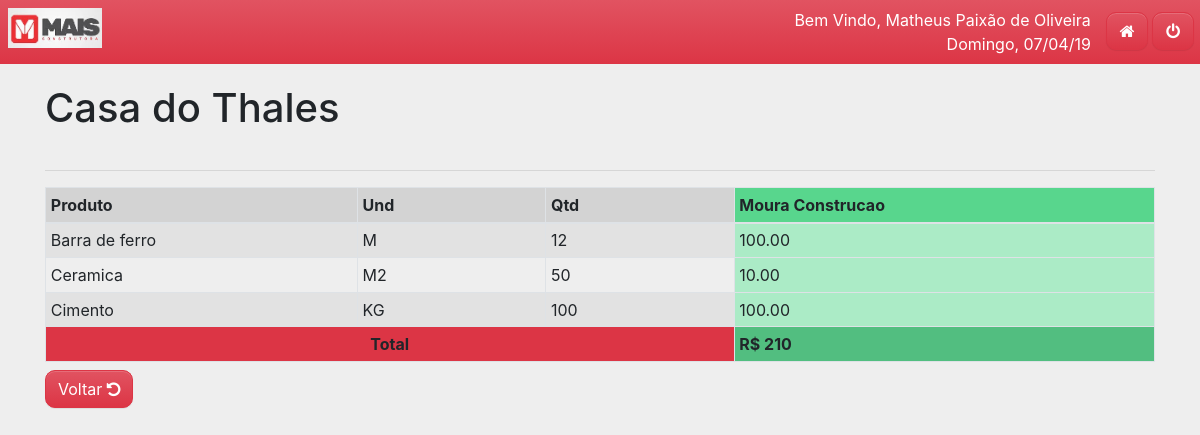
Screenshot of /orcamento/aprovado/1 (signed in) with the database file from the repository.
### tables this page shows
CREATE TABLE `orcamento` (
  `id` int(11) NOT NULL AUTO_INCREMENT,
  `nome` varchar(30) NOT NULL,
  `aberto` tinyint(1) NOT NULL,
  `vigencia_inicio` datetime NOT NULL,
  `vigencia_fim` datetime NOT NULL,
  `id_usr_cad` int(11) NOT NULL,
  `id_usr_alter` int(11) DEFAULT NULL,
  `criado_em` timestamp NOT NULL DEFAULT CURRENT_TIMESTAMP,
  `ultima_alter` timestamp NOT NULL DEFAULT CURRENT_TIMESTAMP,
  PRIMARY KEY (`id`),
  KEY `id_usr_cad` (`id_usr_cad`),
  KEY `id_usr_alter` (`id_usr_alter`),
  CONSTRAINT `orcamento_ibfk_1` FOREIGN KEY (`id_usr_cad`) REFERENCES `usuario` (`id`),
  CONSTRAINT `orcamento_ibfk_2` FOREIGN KEY (`id_usr_alter`) REFERENCES `usuario` (`id`)
);

CREATE TABLE `ordensdeproposta` (
  `id` int(11) NOT NULL AUTO_INCREMENT,
  `id_prop_orc` int(11) NOT NULL,
  `id_ord_orc` int(11) NOT NULL,
  `valor` double(10,2) NOT NULL,
  `aceita` tinyint(1) NOT NULL DEFAULT '0',
  PRIMARY KEY (`id`),
  KEY `id_prop_orc` (`id_prop_orc`),
  KEY `id_ord_orc` (`id_ord_orc`),
  CONSTRAINT `ordensDeProposta_ibfk_1` FOREIGN KEY (`id_prop_orc`) REFERENCES `propostadeorcamento` (`id`),
  CONSTRAINT `ordensDeProposta_ibfk_2` FOREIGN KEY (`id_ord_orc`) REFERENCES `ordensdeorcamento` (`id`)
);

CREATE TABLE `usuario` (
  `id` int(11) NOT NULL AUTO_INCREMENT,
  `login` varchar(50) NOT NULL,
  `senha` varchar(50) NOT NULL,
  `nome` varchar(50) NOT NULL,
  `email` varchar(50) NOT NULL,
  `telefone` varchar(20) NOT NULL,
  `id_tipo_usuario` int(11) NOT NULL,
  `num_documento` varchar(20) NOT NULL,
  `tipo_documento` varchar(20) NOT NULL,
  `endereco` varchar(50) DEFAULT NULL,
  `numero` int(11) DEFAULT NULL,
  `cidade` varchar(30) DEFAULT NULL,
  `UF` varchar(3) DEFAULT NULL,
  `cep` varchar(10) DEFAULT NULL,
  `criado_em` datetime DEFAULT CURRENT_TIMESTAMP,
  `ultimo_acesso` datetime DEFAULT NULL,
  PRIMARY KEY (`id`),
  UNIQUE KEY `UK_login` (`login`),
  KEY `id_tipo_usuario` (`id_tipo_usuario`),
  CONSTRAINT `usuario_ibfk_1` FOREIGN KEY (`id_tipo_usuario`) REFERENCES `tipousuario` (`id`)
);

CREATE TABLE `produto` (
  `id` int(11) NOT NULL AUTO_INCREMENT,
  `nome` varchar(30) NOT NULL,
  `descricao` varchar(200) DEFAULT NULL,
  `ativo` tinyint(1) DEFAULT '1',
  `id_und_medida` int(11) NOT NULL,
  `id_usr_cad` int(11) NOT NULL,
  `id_usr_alter` int(11) DEFAULT NULL,
  `criado_em` timestamp NOT NULL DEFAULT CURRENT_TIMESTAMP,
  `ultima_alter` timestamp NOT NULL DEFAULT CURRENT_TIMESTAMP,
  PRIMARY KEY (`id`),
  KEY `id_und_medida` (`id_und_medida`),
  KEY `id_usr_cad` (`id_usr_cad`),
  KEY `id_usr_alter` (`id_usr_alter`),
  CONSTRAINT `produto_ibfk_1` FOREIGN KEY (`id_und_medida`) REFERENCES `undmedida` (`id`),
  CONSTRAINT `produto_ibfk_2` FOREIGN KEY (`id_usr_cad`) REFERENCES `usuario` (`id`),
  CONSTRAINT `produto_ibfk_3` FOREIGN KEY (`id_usr_alter`) REFERENCES `usuario` (`id`)
);

CREATE TABLE `undmedida` (
  `id` int(11) NOT NULL AUTO_INCREMENT,
  `unidade` varchar(15) NOT NULL,
  `descricao` varchar(100) NOT NULL,
  PRIMARY KEY (`id`)
);

CREATE TABLE `ordensdeorcamento` (
  `id` int(11) NOT NULL AUTO_INCREMENT,
  `id_orcamento` int(11) NOT NULL,
  `id_produto` int(11) NOT NULL,
  `quantidade` int(11) NOT NULL,
  PRIMARY KEY (`id`),
  KEY `id_orcamento` (`id_orcamento`),
  KEY `id_produto` (`id_produto`),
  CONSTRAINT `ordensDeOrcamento_ibfk_1` FOREIGN KEY (`id_orcamento`) REFERENCES `orcamento` (`id`),
  CONSTRAINT `ordensDeOrcamento_ibfk_2` FOREIGN KEY (`id_produto`) REFERENCES `produto` (`id`)
);

### app/controllers/OrcamentoController.php (called while the page is built, shortened)
<?php
class OrcamentoController extends BaseController
{
  public function aprovado($orcamentoId) {
    $orcamentoModel = Container::getModel('Orcamento');
    $this->orcamentoDetalhado = $orcamentoModel->getFullOrcamentoById($orcamentoId);
    $this->renderView('orcamento/orcamentoAprovado', 'layout');
  }
}

### core/bootstrap.php (called while the page is built, shortened)
<?php
$routes = require_once __DIR__ . '/../app/routes.php';
$route = new \Core\Route($routes);

### public/index.php (called while the page is built, shortened)
<?php
require_once __DIR__ . '/../core/bootstrap.php';

### config.php (called while the page is built)
<?php
return [
  'database' => [
    'host' => 'localhost',
    'name' => 'moremais',
    'user' => 'root',
    'pass' => '',
    'charset' => 'utf8',
    'collation' => 'utf8_unicode_ci'
  ],
  'application' => [
    'email' => 'moremais.sobral@outlook.com',
    'url'   => 'myapp.com'
  ]
];

### core/DataBase.php (called while the page is built, shortened)
<?php
class DataBase {
  public static $pdo;
  public static function getDataBase() {
    $conf = include_once __DIR__ . "/../config.php";
    $db = $conf['database'];
    try {
      self::$pdo = new PDO("mysql:host={$db['host']};dbname={$db['name']};charset={$db['charset']}", $db['user'], $db['pass']);
      self::$pdo->setAttribute(PDO::ATTR_ERRMODE, PDO::ERRMODE_EXCEPTION);
      self::$pdo->setAttribute(PDO::MYSQL_ATTR_INIT_COMMAND, "SET NAMES {$db['charset']} COLLATE {$db['collation']}");
      self::$pdo->setAttribute(PDO::ATTR_DEFAULT_FETCH_MODE, PDO::FETCH_OBJ);
      return self::$pdo;
    } catch (PDOException $e) {
      echo "Erro: " . $e->getMessage();
    }
  }
}

### core/Container.php (called while the page is built, shortened)
<?php
class Container {
  public static function getModel($model) {
    return new $objModel(DataBase::getDataBase());
  }
}

### core/BaseModel.php (called while the page is built, shortened)
<?php
abstract class BaseModel {
  public function __construct(PDO $pdo) {
    $this->pdo = $pdo;
  }
}

### app/models/Orcamento.php (called while the page is built, shortened)
<?php
class Orcamento extends BaseModel
{
  public function getFullOrcamentoById($id) {
    try {
      $query = "SELECT
                  O.id AS idOrc,
                  O.nome AS nomeOrc,
                  O.aberto AS orcAberto,
                  ordemO.id AS idOrdOrc,
                  P.id AS idProd,
                  P.nome AS nomeProd,
                  und.unidade AS undProd,
                  ordemO.quantidade AS qtdProd,
                  u.nome AS fornecedora,
                  prop.id AS idProp,
                  ordemP.id AS idOrdProp,
                  ordemP.valor,
                  (SELECT SUM(VALOR) FROM ordensdeproposta WHERE id_prop_orc = prop.id) AS total,
                  prop.aceita
                FROM
                  orcamento O
                INNER JOIN ordensdeorcamento ordemO
                  ON O.id = ordemO.id_orcamento
                INNER JOIN produto P
                  ON ordemO.id_produto = P.id
                INNER JOIN undmedida und
                  ON P.id_und_medida = und.id
                LEFT JOIN propostadeorcamento prop
                  ON O.id = prop.id_orcamento
                LEFT JOIN ordensdeproposta ordemP
                  ON prop.id = ordemP.id_prop_orc
                  AND ordemO.id = ordemP.id_ord_orc
                LEFT JOIN usuario u
                  ON prop.id_fornecedor = u.id
                WHERE
                  O.id = ?
                ORDER BY total, u.nome, P.nome";
      $sql = $this->pdo->prepare($query);
      $sql->execute([ $id ]);
      return $sql->fetchAll();
    } catch (PDOException $e) {
      return $e->getMessage();
    }
  }
}

### app/views/orcamento/orcamentoAprovado.phtml (the view, shortened to what this page needs)
<div class="container">
  <div class="row header-pager">
    <div class="col-11">
      <h1><?php echo $this->orcamentoDetalhado[0]->nomeOrc ?></h1>
    </div>
  </div>
  <hr>
  <form action="/proposta/<?php echo $this->orcamentoDetalhado[0]->idOrc ?>/aprovar" method="post" accept-charset="utf-8">
  <div style="overflow-x:auto;">
    <table class="table table-striped table-bordered table-sm dtHorizontal" cellspacing="" width="100%">
    <?php
      $fornecedora = array();
      echo "
      <thead>
        <tr>
        <th>Produto</th>
        <th>Und</th>
        <th>Qtd</th>";
      $i = 0;
      $iterador = 0;
      foreach($this->orcamentoDetalhado as $orcamento) {
        $iterador++;
        if (!isset($fornecedora[$orcamento->fornecedora])) {
          $fornecedora[$orcamento->fornecedora] = $i++;
          $total[$orcamento->fornecedora] = 0;
          if ($orcamento->aceita == 1) {
            echo "<th style='background-color: #58D68D;'>$orcamento->fornecedora</th>";
            $propAceita = $iterador;
          }
          else
            echo "<th>$orcamento->fornecedora</th>";
        }
      }
      echo "
        </tr>
      </thead>
      <tbody>";
      foreach ($this->orcamentoDetalhado as $orcamento) {
        if (!isset($produtos[$orcamento->idOrdOrc])) {
          $produtos[$orcamento->idOrdOrc] = 1;
          echo "<tr>
                  <td>$orcamento->nomeProd</td>
                  <td>$orcamento->undProd</td>
                  <td>$orcamento->qtdProd</td>";
          $i = 0;
          foreach ($this->orcamentoDetalhado as $orcamento2) {
            if ($orcamento->idOrdOrc == $orcamento2->idOrdOrc && $i == $fornecedora[$orcamento2->fornecedora]) {
              $i++;
              $total[$orcamento2->fornecedora] += $orcamento2->valor;
              $style = $orcamento2->aceita == 1 ? "style='background-color: #ABEBC6;'": "";
              echo "<td $style>
                      <div class='form-check form-check-inline'>
                        <!-- <input class='form-check-input' type='radio' name='orc_$orcamento2->idOrdOrc'
                        id='orc_$orcamento2->idOrdOrc'> -->
                        <label class='form-check-label' for='orc_$orcamento2->idOrdOrc'>$orcamento2->valor</label>
                      </div>
                    </td>";
            }
          }
        }
        echo "</tr>";
      }
      echo "
      </tbody>";
      echo "
      <tfoot>
        <tr class = 'bg-danger'>
          <td colspan='3' align='center'><b>Total</b></td>";
          $i = 0;
          foreach ($total as $t) {
            $i++;
            if ($i == $propAceita)
              echo "<td style='background-color: #52BE80;'><b>R$ $t</b></td>";
            else
              echo "<td><b>R$ $t</b></td>";
          }
      echo "
        </tr>
      </tfoot>";
      ?>
    </table>
  </div>
  <div class="form-row mt-2">
    <div class="col-md-1">
      <a data-toggle='tooltip'title='voltar' class="btn btn-danger btn-center" href="/orcamento/listar">
        Voltar
        <span class="fa fa-undo"></span>
      </a>
    </div>
  </div>
  </form>
</div>

### public/assets/css/style.css (style rules this page uses)
body { padding: 0px; background-color: #eeeeee; overflow-x: hidden; }
table thead { background-color: LightGray ; }
.header-pager { margin-top: 20px; margin-bottom: 30px; }
.btn { border-radius: 10px; }
a:link, a:visited, a:active { text-decoration: none; }
.dtHorizontal { margin: 0 auto; }
.dtHorizontal th, td { white-space: nowrap; min-width: 70px; }

### rows the page displays
orcamento: nome "Casa do Thales"
ordensdeproposta: usuario.nome "Moura Construcao", produto.nome "Barra de ferro", undmedida.unidade "M", id_ord_orc.quantidade "12", valor "100.00"
ordensdeproposta: produto.nome "Ceramica", undmedida.unidade "M2", id_ord_orc.quantidade "50", valor "10.00"
ordensdeproposta: produto.nome "Cimento", undmedida.unidade "KG", id_ord_orc.quantidade "100", valor "100.00"

### other values shown
$user->nome "Matheus Paixão de Oliveira"
$t "210"
